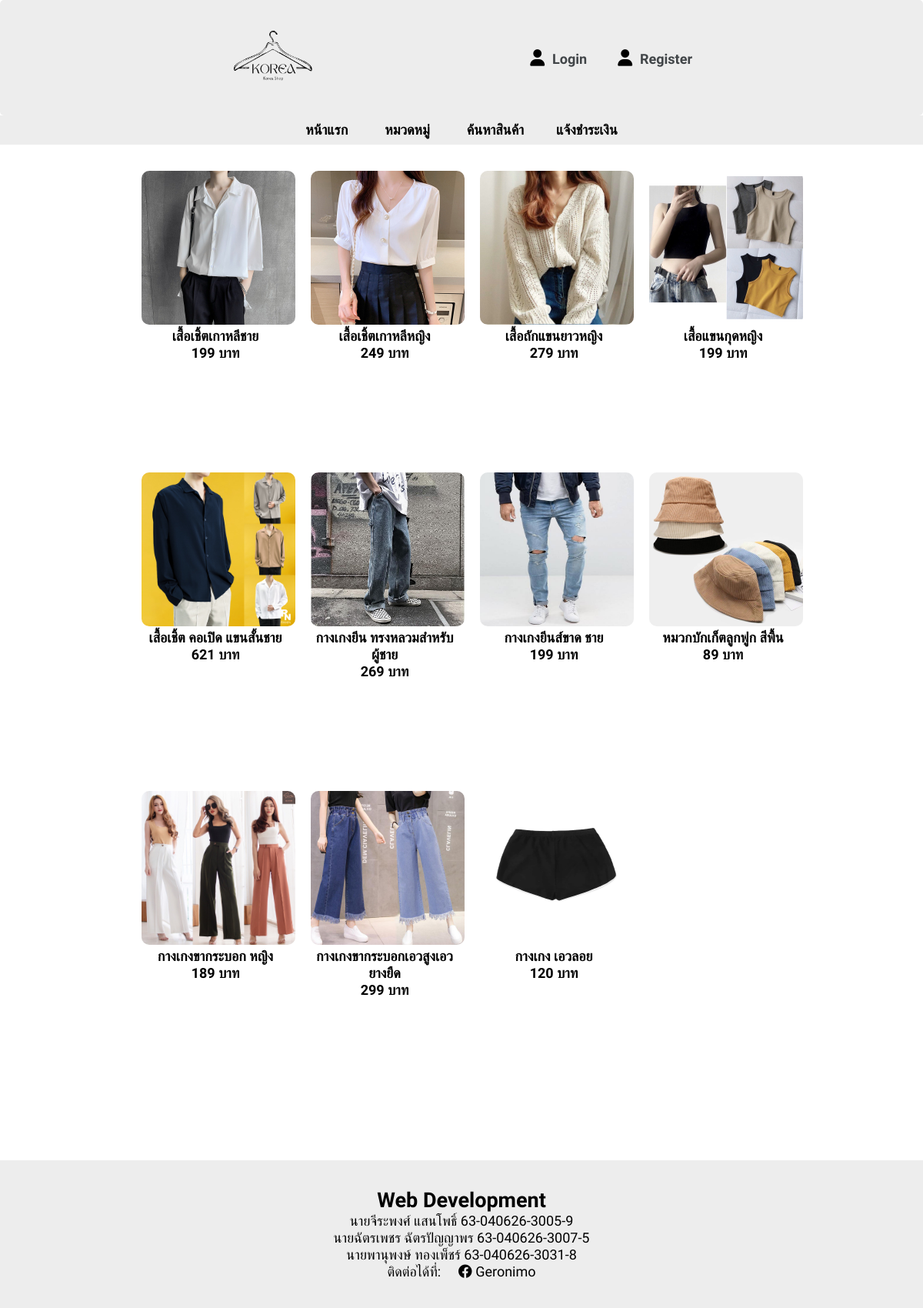
The app's page /home.php with its own data.
### tables this page shows
CREATE TABLE `product` (
  `Product_ID` int(5) NOT NULL,
  `Product_name` varchar(100) NOT NULL,
  `Product_Desc` text NOT NULL,
  `Product_price` int(5) NOT NULL,
  `Product_quantity` int(5) NOT NULL,
  `Category_ID` int(5) DEFAULT NULL,
  `Discount_ID` int(11) DEFAULT NULL
);

### home.php (the view, shortened to what this page needs)
<?php
    include "connect.php";
?>
<!DOCTYPE html>
<html>
<head>
    <link rel="stylesheet" href="sty_home.css" />
    <link rel="stylesheet" href="https://cdnjs.cloudflare.com/ajax/libs/font-awesome/6.1.2/css/all.min.css" />
</head>
<?php
    $stmt = $pdo->prepare("SELECT product.Product_ID, product.Product_name, product.Product_price,
                            ROUND(discount.Discount_Percent*100.0,0) AS Dis_Percent,
                            ROUND(product.Product_price-(product.Product_price*discount.Discount_Percent),0) AS Dis_price
                            FROM product
                            JOIN discount ON discount.Discount_ID = product.Discount_ID;");
    $stmt->execute();
?>
<body>
    <header class="top">
    <center>
<?php
        if(empty($_SESSION["username"])){
?>
            <div class="warp">
                <div>
                    <a href="home.php"><img src="img/logo.png" width="150" height="150"></a>
                </div>
                <ul>
                    <li><a id="login" href="login/login.php">Login</a></li>
                    <li><a id="register" href="register/register.php">Register</a></li>
                </ul>
            </div>
<?php   }
?>
    </center>
    </header>
    <nav class="menu">
    <table>
            <tr>
                <td><a href="home.php">หน้าแรก</a></td>
                <td><div class="dropdown">
                    <button class="dropbtn">หมวดหมู่</button>
                </div></td>
                <td><a href="search.php">ค้นหาสินค้า</a></td>
                <td><a href="confirm-payment.php">แจ้งชำระเงิน</a></td>
            </tr>
        </table>
    </nav>
    <center>
    <section class="product">
<?php
        while($row = $stmt->fetch()){
?>
            <div class="product-item">
                <a href="detailproduct.php?Product_ID=<?=$row["Product_ID"]?>">
                    <img id="product-img" src='img/product/<?=$row["Product_ID"]?>.jpg' width="200"><br>
                    <b><?=$row["Product_name"]?><br>
                    <?=$row["Dis_price"]?> บาท</b><br>
                </a>
            </div>
<?php
        }
?>
    </section>
    </center>
    <footer>
        <h1>Web Development</h1>
        <p>นายจีระพงศ์ แสนโพธิ์ 63-040626-3005-9</p>
        <p>นายฉัตรเพชร ฉัตรปัญญาพร 63-040626-3007-5</p>
        <p>นายพานุพงษ์ ทองเพ็ชร์ 63-040626-3031-8</p>
        <p>ติดต่อได้ที่:<a href="https://www.facebook.com/stormageddon02" target="_blank"><i class="fa-brands fa-facebook"></i> Geronimo</a></p>
    </footer>
</body>
</html>

### records on screen
product: shows a picture, Product_name "เสื้อเชิ้ตเกาหลีชาย", Dis_price "199"
product: shows a picture, Product_name "เสื้อเชิ้ตเกาหลีหญิง", Dis_price "249"
product: shows a picture, Product_name "เสื้อถักแขนยาวหญิง", Dis_price "279"
product: shows a picture, Product_name "เสื้อแขนกุดหญิง", Dis_price "199"
product: shows a picture, Product_name "เสื้อเชิ้ต คอเปิด แขนสั้นชาย", Dis_price "621"
product: shows a picture, Product_name "กางเกงยีน ทรงหลวมสำหรับผู้ชาย", Dis_price "269"
product: shows a picture, Product_name "กางเกงยีนส์ขาด ชาย", Dis_price "199"
product: shows a picture, Product_name "หมวกบักเก็ตลูกฟูก สีพื้น", Dis_price "89"
product: shows a picture, Product_name "กางเกงขากระบอก หญิง", Dis_price "189"
product: shows a picture, Product_name "กางเกงขากระบอกเอวสูงเอวยางยืด", Dis_price "299"
product: shows a picture, Product_name "กางเกง เอวลอย", Dis_price "120"
